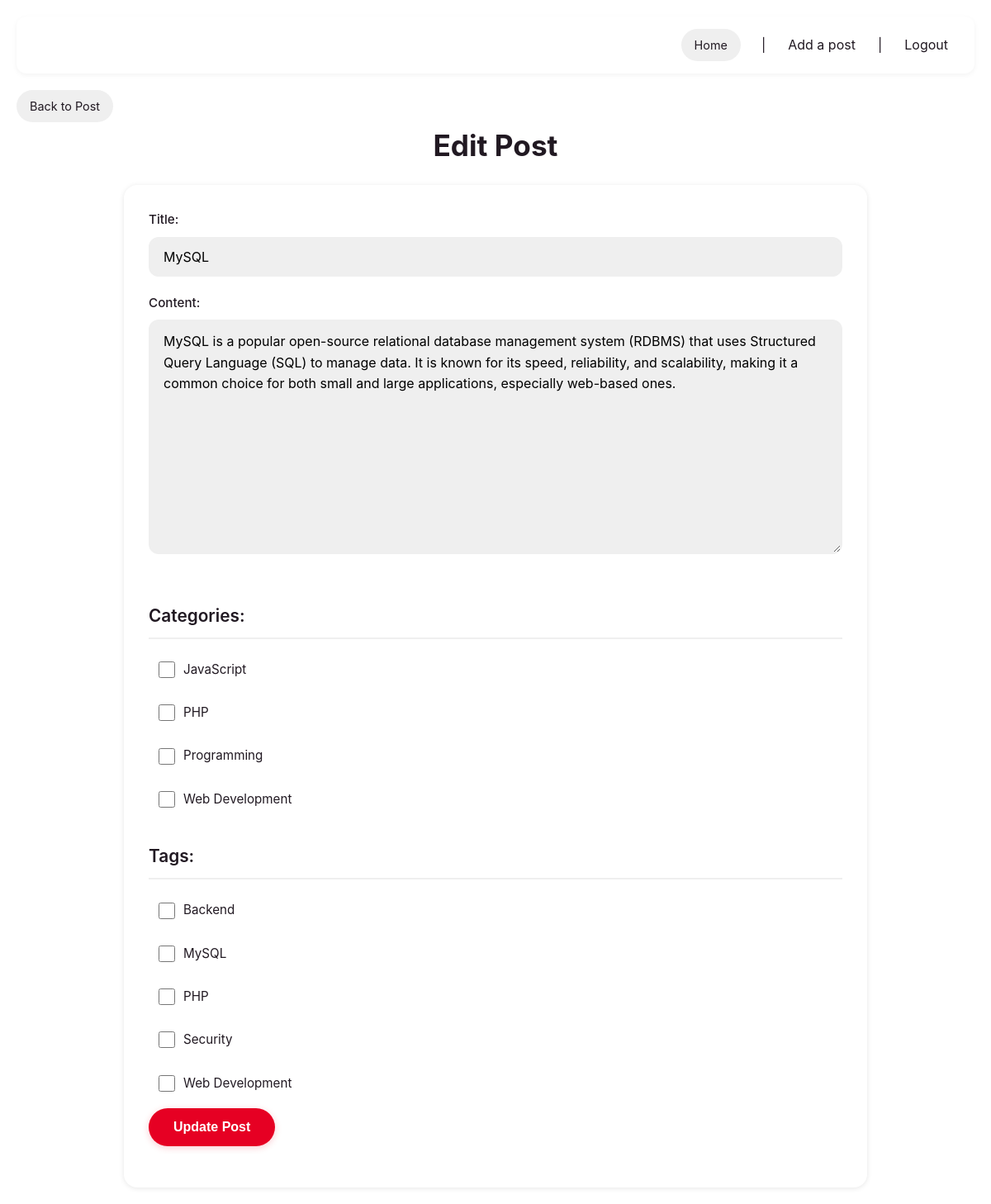
The page /edit.php?id=16 (signed in) on the database its author committed.
### tables this page shows
CREATE TABLE `posts` (
  `id` int(11) NOT NULL AUTO_INCREMENT,
  `title` varchar(255) NOT NULL,
  `content` text NOT NULL,
  `status` enum('published','draft') DEFAULT 'published',
  `created_at` timestamp NOT NULL DEFAULT current_timestamp(),
  `updated_at` timestamp NOT NULL DEFAULT current_timestamp() ON UPDATE current_timestamp(),
  `category_id` int(11) DEFAULT NULL,
  `user_id` int(11) NOT NULL,
  PRIMARY KEY (`id`),
  KEY `category_id` (`category_id`),
  KEY `user_id` (`user_id`),
  CONSTRAINT `posts_ibfk_1` FOREIGN KEY (`category_id`) REFERENCES `categories` (`id`),
  CONSTRAINT `posts_ibfk_2` FOREIGN KEY (`user_id`) REFERENCES `users` (`id`) ON DELETE CASCADE
);

CREATE TABLE `categories` (
  `id` int(11) NOT NULL AUTO_INCREMENT,
  `name` varchar(100) NOT NULL,
  PRIMARY KEY (`id`),
  UNIQUE KEY `name` (`name`)
);

CREATE TABLE `tags` (
  `id` int(11) NOT NULL AUTO_INCREMENT,
  `name` varchar(100) NOT NULL,
  PRIMARY KEY (`id`),
  UNIQUE KEY `name` (`name`)
);

### public/edit.php (the view, shortened to what this page needs)
<?php
require __DIR__ . '/../includes/header.php';
$con = dbConnect();
$postID = (int) $_GET['id'];
$sql = "SELECT title, content, user_id FROM posts WHERE id = ?";
$stmt = $con->prepare($sql);
$stmt->execute([$postID]);
$post = $stmt->fetch(PDO::FETCH_ASSOC);
$allCategoriesStmt = $con->query("SELECT id, name FROM categories");
$allCategories = $allCategoriesStmt->fetchAll(PDO::FETCH_ASSOC);
$assignedCategoriesStmt = $con->prepare("SELECT category_id FROM post_categories WHERE post_id = ?");
$assignedCategoriesStmt->execute([$postID]);
$assignedCategories = $assignedCategoriesStmt->fetchAll(PDO::FETCH_COLUMN);
$allTagsStmt = $con->query("SELECT id, name FROM tags");
$allTags = $allTagsStmt->fetchAll(PDO::FETCH_ASSOC);
$assignedTagsStmt = $con->prepare("SELECT tag_id FROM post_tags WHERE post_id = ?");
$assignedTagsStmt->execute([$postID]);
$assignedTags = $assignedTagsStmt->fetchAll(PDO::FETCH_COLUMN);
?>
<!DOCTYPE html>
<html>
<head>
    <link rel="stylesheet" href="../assets/style.css">
</head>
<body>
<a href="post.php?id=<?php echo $postID; ?>">Back to Post</a>
<h1>Edit Post</h1>
<form method="POST">
    <label>Title:</label><br>
    <input type="text" name="title" value="<?php echo htmlspecialchars($post['title'], ENT_QUOTES, 'UTF-8'); ?>" required><br><br>
    <label>Content:</label><br>
    <textarea name="content" rows="10" required><?php echo htmlspecialchars($post['content'],ENT_QUOTES, 'UTF-8'); ?></textarea><br><br>
    <h3>Categories:</h3>
    <?php foreach($allCategories as $category): ?>
        <label>
            <input type="checkbox" name="categories[]" value="<?php echo $category['id']; ?>"
            <?php echo in_array($category['id'], $assignedCategories) ? 'checked' : ''; ?>>
            <?php echo htmlspecialchars($category['name'], ENT_QUOTES, 'UTF-8'); ?>
        </label><br>
    <?php endforeach; ?>
    <h3>Tags:</h3>
    <?php foreach($allTags as $tag): ?>
        <label>
            <input type="checkbox" name="tags[]" value="<?php echo $tag['id']; ?>"
            <?php echo in_array($tag['id'], $assignedTags) ? 'checked' : ''; ?>>
            <?php echo htmlspecialchars($tag['name'], ENT_QUOTES, 'UTF-8'); ?>
        </label><br>
    <?php endforeach; ?>
    <br>
    <button type="submit">Update Post</button>
</form>
</body>
</html>

### assets/style.css (style rules this page uses)
:root { --grid-red: #E60023; --grid-black: #211922; --grid-gray: #767676; --grid-light-gray: #EFEFEF; --grid-white: #FFFFFF; --card-shadow: 0 1px 6px rgba(0, 0, 0, 0.1); --card-shadow-hover: 0 4px 12px rgba(0, 0, 0, 0.15); }
* { margin: 0; padding: 0; box-sizing: border-box; }
body { font-family: -apple-system, BlinkMacSystemFont, 'Segoe UI', Roboto, Oxygen-Sans, Ubuntu, Cantarell, 'Helvetica Neue', sans-serif; background-color: var(--grid-white); color: var(--grid-black); line-height: 1.6; padding: 20px; }
h1 { text-align: center; font-size: 2.2rem; font-weight: 700; margin-bottom: 10px; color: var(--grid-black); }
h3 { font-size: 1.3rem; font-weight: 600; margin: 30px 0 15px; color: var(--grid-black); padding-bottom: 10px; border-bottom: 2px solid var(--grid-light-gray); }
body > a, a[href*="index.php"]:first-of-type, a[href*="post.php"]:first-of-type { display: inline-block; max-width: 900px; margin: 0 auto 20px; margin-right: 10px; margin-bottom: 0px; color: var(--grid-black); text-decoration: none; padding: 8px 16px; border-radius: 24px; background-color: var(--grid-light-gray); font-size: 0.9rem; transition: all 0.2s ease; }
body > form, body > h1, body > h2 { max-width: 900px; margin-left: auto; margin-right: auto; }
form { background-color: var(--grid-white); padding: 30px; border-radius: 16px; box-shadow: var(--card-shadow); margin-top: 20px; }
label { display: block; font-weight: 500; margin-bottom: 8px; color: var(--grid-black); font-size: 0.95rem; }
input[type="text"], input[type="email"], input[type="password"], textarea, select { width: 100%; padding: 12px 16px; border: 2px solid var(--grid-light-gray); border-radius: 12px; font-size: 16px; font-family: inherit; outline: none; background-color: var(--grid-light-gray); transition: all 0.2s ease; margin-bottom: 20px; }
textarea { resize: vertical; min-height: 120px; line-height: 1.6; }
textarea[rows="10"] { min-height: 200px; }
input[type="checkbox"] { width: 20px; height: 20px; margin-right: 10px; cursor: pointer; accent-color: var(--grid-red); border-radius: 4px; }
form > label:has(input[type="checkbox"]) { display: flex; align-items: center; padding: 10px 12px; margin-bottom: 8px; border-radius: 8px; cursor: pointer; transition: background-color 0.2s ease; font-weight: 400; }
button, button[type="submit"] { padding: 14px 30px; background-color: var(--grid-red); color: var(--grid-white); border: none; border-radius: 24px; font-size: 16px; font-weight: 600; cursor: pointer; transition: all 0.2s ease; margin-bottom: 20px; box-shadow: 0 2px 8px rgba(230, 0, 35, 0.2); }
form, article { animation: fadeIn 0.3s ease-out; }

### rows shown on the page
posts: title "MySQL", content "MySQL is a popular open-source relational database management system (RDBMS) that uses Structured Query Language (SQL) to manage data. It is known for its speed, reliability, and scalability, making it a common choice for both small and large applications, especially web-based ones."
categories: name "JavaScript"
categories: name "PHP"
categories: name "Programming"
categories: name "Web Development"
tags: name "Backend"
tags: name "MySQL"
tags: name "PHP"
tags: name "Security"
tags: name "Web Development"
